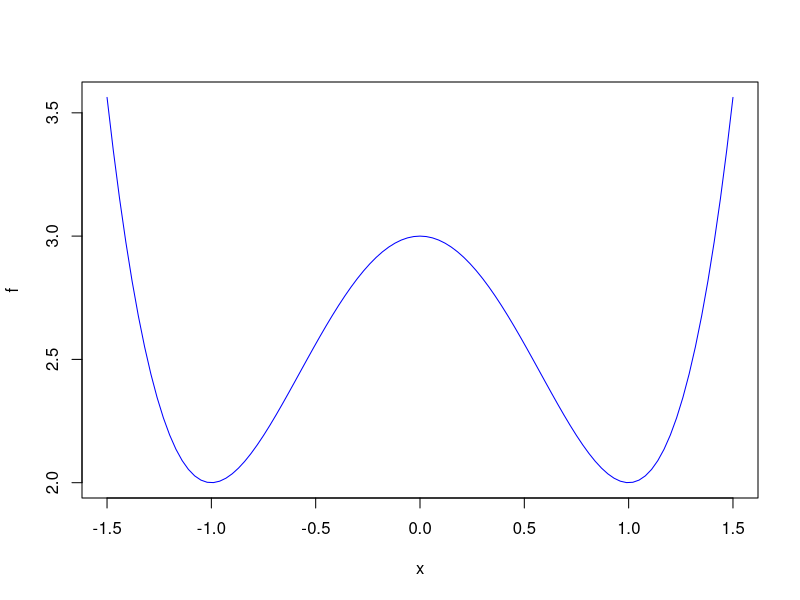
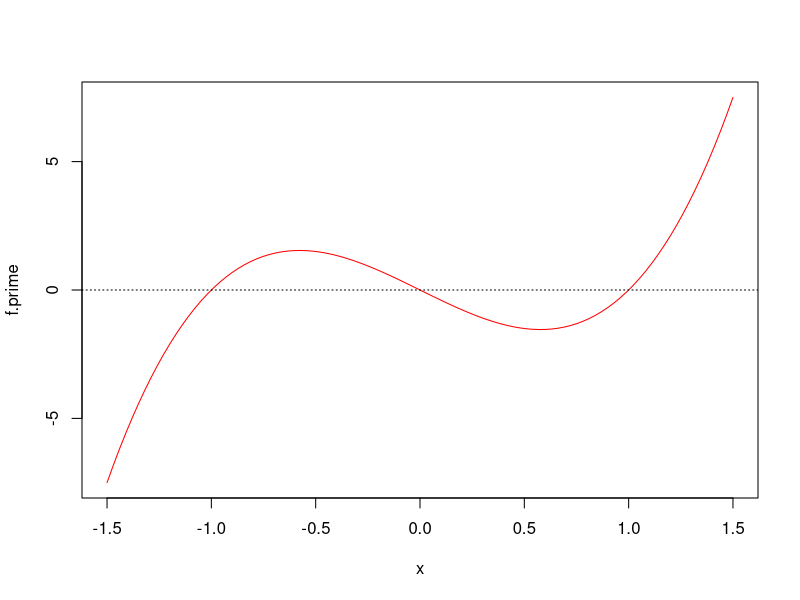
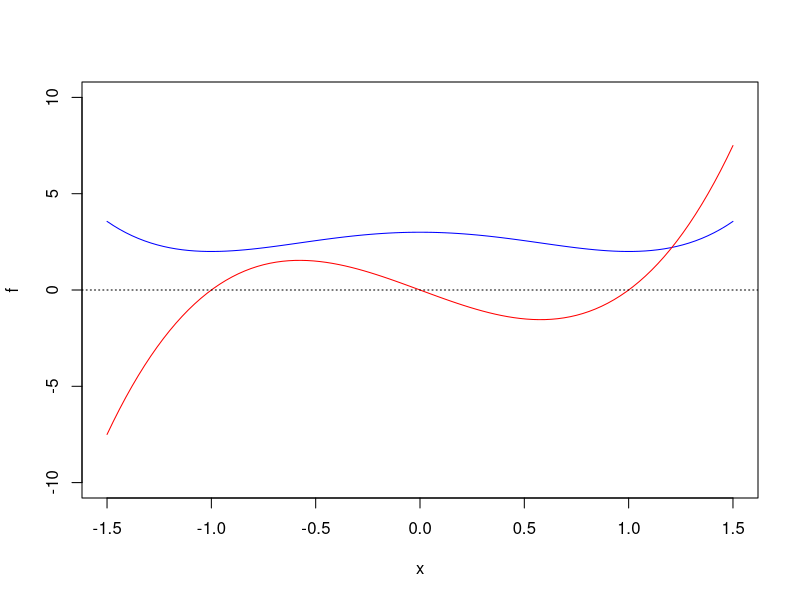

Recreate these plots in R, in order.
# 1. Define the function f(x) = x^4 - 2x^2 + 3 for x between -1.5 and 1.5. Plot
f <- function(x) x^4 - 2*x^2 + 3

plot(f, xlim = c(-1.5,1.5), col = 'blue')



# 2. From the graph, estimate all extreme values and critical points of f.
### ANSWER: -1, 0, 1



# 3. Find f' and plot it. Does f' = 0 at the critical points of f?
library(Deriv)
f.prime <- Deriv(f)

plot(f.prime, xlim = c(-1.5,1.5), col = 'red')
abline(h = 0, lty = 3) ## lty = 3 gives a dashed line

### f' = 0 at -1, 0, and 1


# plot f and f' together, with y = 0
plot(f, xlim = c(-1.5,1.5), ylim = c(-10,10), col = 'blue')
curve(f.prime, xlim = c(-1.5,1.5), ylim = c(-10,10), col = 'red', add = TRUE)
abline(h = 0, lty = 3)



# 4. Verify whether each extreme value is a max or a min by using the Second Der. Test.
### We already know f' = 0 for all three points
f.doubleprime <- Deriv(f.prime)

### If f'' < 0, max; If f'' > 0, min
f.doubleprime(-1) # min
f.doubleprime(0)  # max
f.doubleprime(1)  # min





